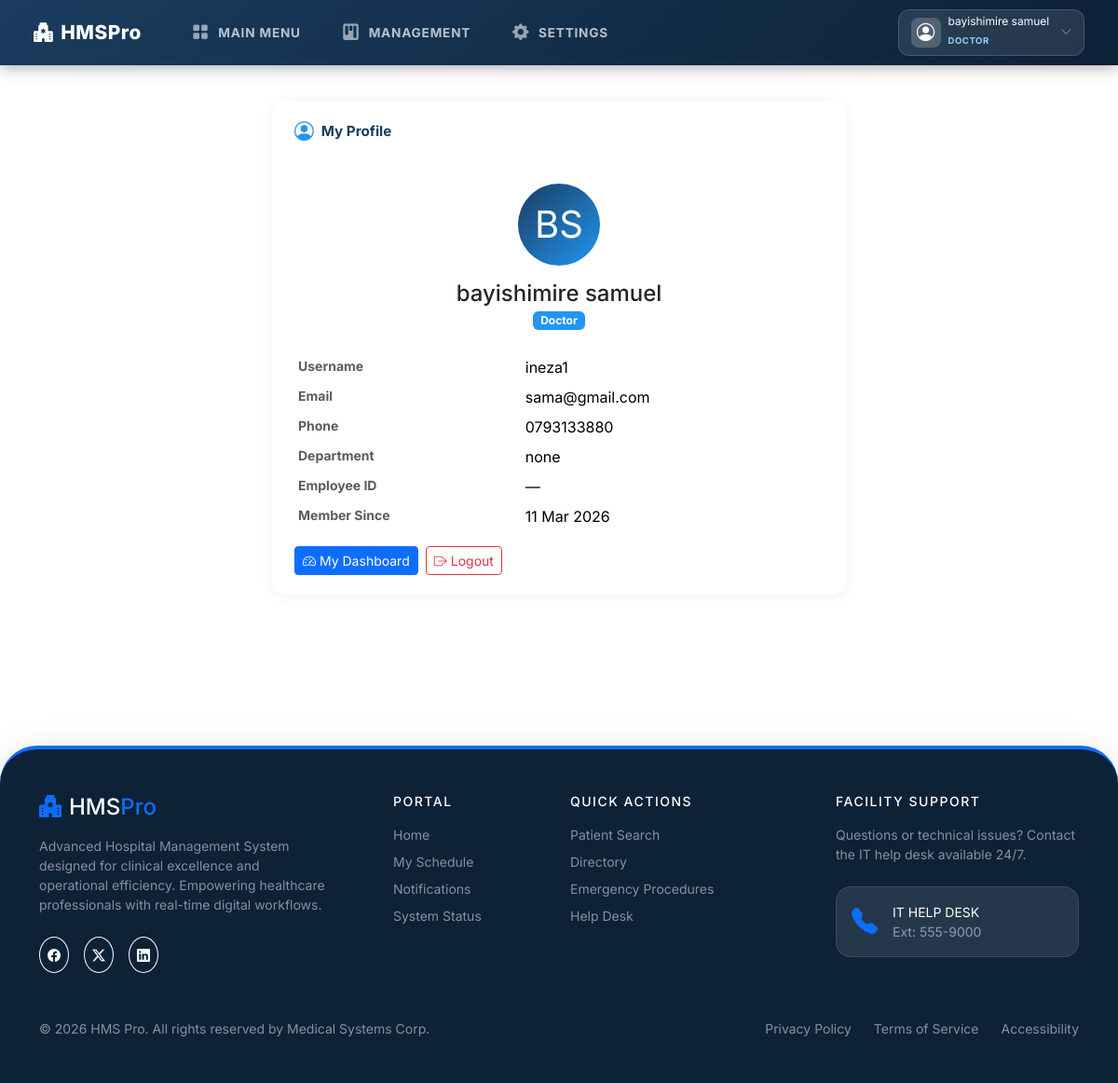
Page /accounts/profile/ (signed in) on the committed database.
### accounts/models.py (models this page shows, shortened)
class CustomUser(AbstractUser):
    ROLE_CHOICES = [
        ('Doctor', 'Doctor'),
        ('Reception', 'Reception'),
        ('Lab', 'Laboratory Staff'),
        ('Pharmacy', 'Pharmacist'),
        ('Payments', 'Billing Staff'),
        ('Nurse', 'Nurse'),
        ('WardManager', 'Ward Manager'),
        ('Admin', 'Administrator'),
    ]
    email = models.EmailField(unique=True)
    first_name = models.CharField(max_length=50)
    last_name = models.CharField(max_length=50)
    role = models.CharField(max_length=20, choices=ROLE_CHOICES, verbose_name="Select Role")
    phone = models.CharField(max_length=15, blank=True, null=True)
    address = models.TextField(blank=True, null=True)
    is_on_duty = models.BooleanField(default=True)
    schedule = models.CharField(max_length=100, blank=True, null=True) # e.g. Mon-Fri 08:00-16:00
    created_at = models.DateTimeField(default=timezone.now, editable=False)
    updated_at = models.DateTimeField(auto_now=True)
    employee_id = models.CharField(max_length=20, blank=True, null=True)  # Staff ID
    department = models.CharField(max_length=50, blank=True, null=True)   # e.g., Cardiology, Pharmacy
    profile_photo = models.ImageField(upload_to='profile_photos/', blank=True, null=True)

### accounts/views.py (the view)
# urls.py: path('profile/', views.profile_view, name='profile'),
@login_required
def profile_view(request):
    return render(request, 'accounts/profile.html', {'user': request.user})

### templates/accounts/profile.html (shortened to what this page needs)
{% extends 'base.html' %}
{% block body_class %}no-sidebar{% endblock %}
{% block content %}
<div class="container py-5" style="max-width:640px;">
  <div class="hms-card">
    <div class="card-header d-flex align-items-center gap-2">
      <i class="bi bi-person-circle" style="color:#2196f3;font-size:1.3rem;"></i>
      <span>My Profile</span>
    </div>
    <div class="card-body">
      <div class="text-center mb-4">
        <div style="width:88px;height:88px;background:linear-gradient(135deg,#1a3c5e,#2196f3);border-radius:50%;display:flex;align-items:center;justify-content:center;margin:0 auto;font-size:2.5rem;color:#fff;">
          {{ user.first_name|first|upper }}{{ user.last_name|first|upper }}
        </div>
        <h4 class="mt-3 mb-0 fw-700">{{ user.get_full_name|default:user.username }}</h4>
        <span class="badge" style="background:#2196f3;">{{ user.role|default:"No Role" }}</span>
      </div>
      <table class="table table-borderless table-sm">
        <tr><th class="text-muted small w-40">Username</th><td>{{ user.username }}</td></tr>
        <tr><th class="text-muted small">Email</th><td>{{ user.email }}</td></tr>
        <tr><th class="text-muted small">Phone</th><td>{{ user.phone|default:"—" }}</td></tr>
        <tr><th class="text-muted small">Department</th><td>{{ user.department|default:"—" }}</td></tr>
        <tr><th class="text-muted small">Employee ID</th><td>{{ user.employee_id|default:"—" }}</td></tr>
        <tr><th class="text-muted small">Member Since</th><td>{{ user.created_at|date:"d M Y" }}</td></tr>
      </table>
      <div class="d-flex gap-2 mt-3">
        <a href="{% url 'redirect_dashboard' %}" class="btn btn-primary btn-sm"><i class="bi bi-speedometer2 me-1"></i>My Dashboard</a>
        <a href="{% url 'logout' %}" class="btn btn-outline-danger btn-sm"><i class="bi bi-box-arrow-right me-1"></i>Logout</a>
      </div>
    </div>
  </div>
</div>
{% endblock %}

### templates/base.html (shortened to what this page needs)
<!DOCTYPE html>
<html lang="en">
<head>
  <link rel="stylesheet" href="https://cdn.jsdelivr.net/npm/bootstrap@5.3.3/dist/css/bootstrap.min.css">
  <link rel="stylesheet" href="https://cdn.jsdelivr.net/npm/bootstrap-icons@1.11.3/font/bootstrap-icons.min.css">
</head>
<body class="{% block body_class %}{% endblock %}">
<nav class="navbar hms-navbar fixed-top">
  <div class="container-fluid d-flex align-items-center justify-content-between">
    <div class="d-flex align-items-center">
      <a class="navbar-brand" href="{% url 'home' %}">
        <i class="bi bi-hospital-fill me-2"></i>HMS<span>Pro</span>
      </a>
      {% include 'includes/nav_links.html' %}
    </div>
    <div class="d-flex align-items-center gap-2">
      {% if user.is_authenticated %}
        <div class="dropdown">
          <button class="profile-angle-btn d-flex align-items-center gap-2" data-bs-toggle="dropdown">
            <div class="profile-avatar">
              <i class="bi bi-person-circle"></i>
            </div>
            <div class="profile-info d-none d-sm-block text-start">
              <span class="d-block fw-800 text-white lh-1" style="font-size: 0.75rem;">{{ user.get_full_name|default:user.username }}</span>
              <span class="badge-role-mini">{{ user.role|default:"Staff" }}</span>
            </div>
            <i class="bi bi-chevron-down text-white fs-xs opacity-50 ms-1"></i>
          </button>
        </div>
      {% else %}
        <a href="{% url 'login' %}" class="btn btn-sm btn-primary fw-700 px-3 rounded-pill">
          <i class="bi bi-lock-fill me-1"></i>Secure Login
        </a>
      {% endif %}
    </div>
  </div>
</nav>
<div class="hms-main" style="margin-top:60px;">
  {% block content %}{% endblock %}
</div>
{% include 'footer.html' %}
</body>
</html>

### templates/base.html (style rules this page uses)
:root { --hms-primary: #1a3c5e; --hms-accent: #2196f3; --hms-light-bg: #ffffff; --sidebar-w: 260px; }
* { font-family: 'Inter', sans-serif; }
body { background: var(--hms-light-bg); min-height: 100vh; }
.hms-navbar { background: linear-gradient(135deg, var(--hms-primary) 0%, #0d2137 100%); box-shadow: 0 2px 16px rgba(0,0,0,.35); padding: .6rem 1.5rem; }
.hms-navbar .navbar-brand { font-weight: 800; font-size: 1.3rem; color: #fff !important; letter-spacing: .5px; }
.hms-navbar .navbar-brand span { color: var(--hms-teal); }
.hms-main { padding: 2.2rem 3rem; min-height: calc(100vh - 60px); transition: all 0.3s ease; }
.hms-card { border: none; border-radius: 16px; box-shadow: 0 2px 16px rgba(0,0,0,.06); background: #fff; overflow: hidden; }
.hms-card .card-header { background: #fff; border-bottom: 2px solid var(--hms-light-bg); padding: 1.1rem 1.5rem; font-weight: 700; color: var(--hms-primary); font-size: .95rem; }
.hms-card .card-body { padding: 1.3rem 1.5rem; }
body.no-sidebar .hms-main { padding: 0; }
.profile-angle-btn { background: rgba(255, 255, 255, 0.1); border: 1px solid rgba(255, 255, 255, 0.15); border-radius: 12px; padding: 0.4rem 0.8rem; transition: all 0.25s ease; backdrop-filter: blur(5px); }
.profile-avatar { width: 32px; height: 32px; background: rgba(255, 255, 255, 0.2); border-radius: 8px; display: flex; align-items: center; justify-content: center; color: #fff; font-size: 1.2rem; }
.badge-role-mini { font-size: 0.6rem; font-weight: 700; color: #90caf9; text-transform: uppercase; letter-spacing: 0.5px; }
.fs-xs { font-size: 0.75rem; }

### rows in the picture
CustomUser: get_full_name "bayishimire samuel", role "DOCTOR", first_name|first "B", last_name|first "S", role "Doctor", username "ineza1", email "sama@gmail.com", phone "0793133880", department "none", employee_id "—", created_at "11 Mar 2026"
